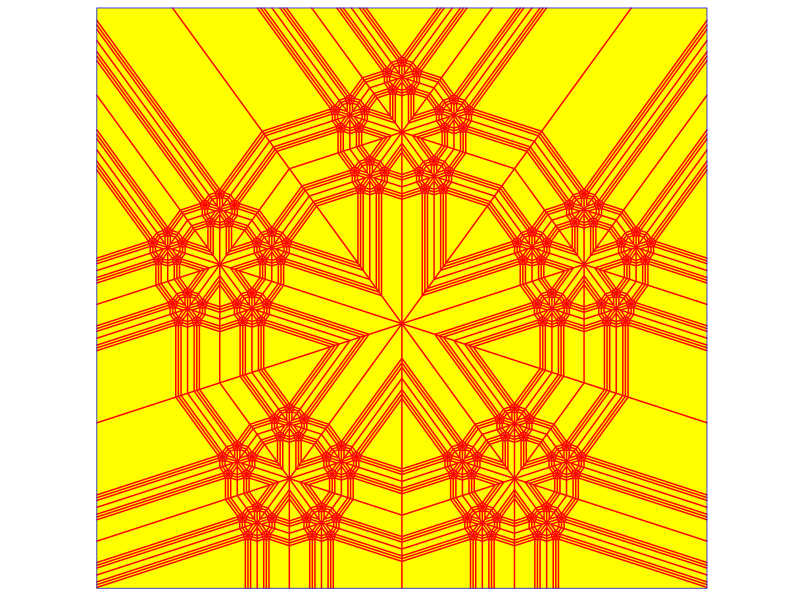
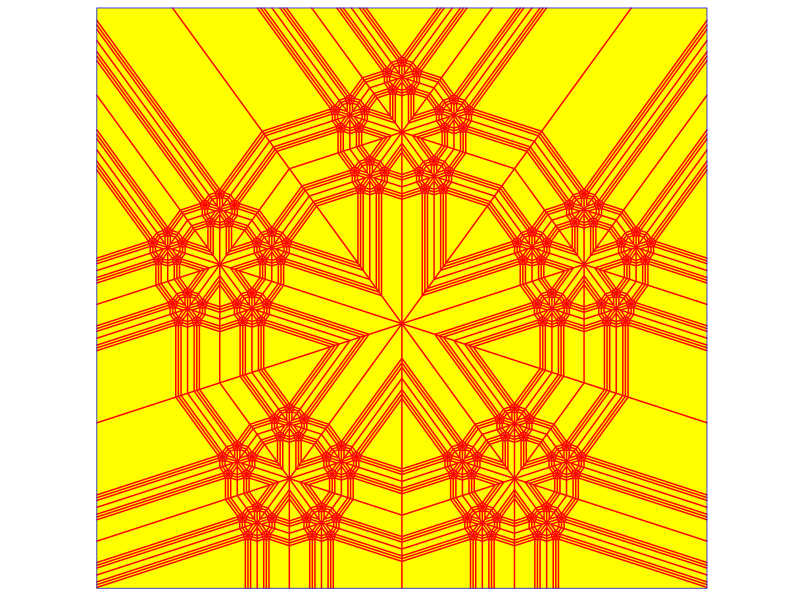

These figures' R source, in order:
# Load in libraries
library(ggplot2)
library(dplyr)
library(deldir)

# Parameters to change as you like
iter=5 # Number of iterations (depth)
points=5 # Number of points
radius=3.5 # Factor of expansion/compression

# Angles of points from center
angles=seq(0, 2*pi*(1-1/points), length.out = points)+pi/2

# Initial center
df=data.frame(x=0, y=0)

# Iterate over centers again and again
for (k in 1:iter)
{
  temp=data.frame()
  for (i in 1:nrow(df))
  {
    data.frame(x=df[i,"x"]+radius^(k-1)*cos(angles), 
               y=df[i,"y"]+radius^(k-1)*sin(angles)) %>% rbind(temp) -> temp
  }
  df=temp
}

# Obtain Voronoi regions
df %>%
  select(x,y) %>% 
  deldir(sort=TRUE) %>% 
  .$dirsgs -> data

# Plot regions with geom_segmen
data %>% 
  ggplot() +
  geom_segment(aes(x = x1, y = y1, xend = x2, yend = y2), color="red") +
  scale_x_continuous(expand=c(0,0))+
  scale_y_continuous(expand=c(0,0))+
  coord_fixed() +
  theme(legend.position  = "none",
        panel.background = element_rect(fill="yellow"),
        panel.border     = element_rect(colour = "blue", fill=NA),
        axis.ticks       = element_blank(),
        panel.grid       = element_blank(),
        axis.title       = element_blank(),
        axis.text        = element_blank())->plot

plot  

# Do you like the result? Save it (change the name if you want)
ggsave("mandala.png", height=5, width=5, units='in', dpi=600)
